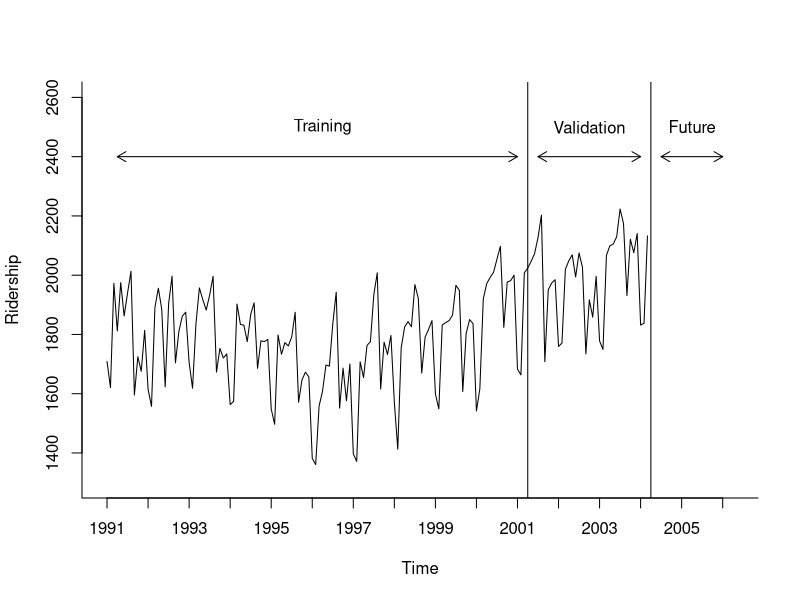

The R source for this figure:
library(forecast)

Amtrak.data <- read.csv("Amtrak data.csv")
ridership.ts <- ts(Amtrak.data$Ridership,
                   start = c(1991, 1), end = c(2004, 3), freq = 12)
# Figure 3-1
plot(ridership.ts, ylim = c(1300, 2600),  ylab = "Ridership", xlab = "Time", bty = "l", xaxt = "n", xlim = c(1991,2006.25))
axis(1, at = seq(1991, 2006, 1), labels = format(seq(1991, 2006, 1), digits = 2))
lines(c(2004.25 - 3 , 2004.25 - 3), c(0, 3500))
lines(c(2004.25, 2004.25), c(0, 3500))
text(1996.25, 2500, "Training")
text(2002.75, 2500, "Validation")
text(2005.25, 2500, "Future")
arrows(2004 - 3,2400,1991.25,2400,code=3,length=0.1,lwd=1,angle=30)
arrows(2004.5 - 3,2400,2004,2400,code=3,length=0.1,lwd=1,angle=30)
arrows(2004.5,2400,2006,2400,code=3,length=0.1,lwd=1,angle=30)


